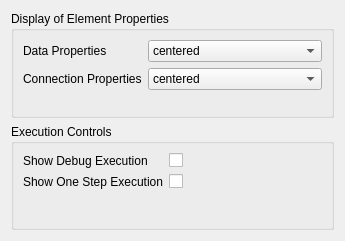
<?xml version="1.0" encoding="UTF-8"?>
<ui version="4.0">
 <class>ConfigureDefaultProperties</class>
 <widget class="QWidget" name="ConfigureDefaultProperties">
  <property name="geometry">
   <rect>
    <x>0</x>
    <y>0</y>
    <width>345</width>
    <height>241</height>
   </rect>
  </property>
  <layout class="QVBoxLayout" name="verticalLayout">
   <item>
    <widget class="QGroupBox" name="groupBox">
     <property name="title">
      <string>Display of Element Properties</string>
     </property>
     <layout class="QFormLayout" name="formLayout_3">
      <property name="fieldGrowthPolicy">
       <enum>QFormLayout::AllNonFixedFieldsGrow</enum>
      </property>
      <item row="0" column="0">
       <widget class="QLabel" name="nodeInformationLabel">
        <property name="text">
         <string>Data Properties</string>
        </property>
       </widget>
      </item>
      <item row="0" column="1">
       <widget class="KComboBox" name="nodeInformationComboBox">
        <item>
         <property name="text">
          <string>centered</string>
         </property>
        </item>
        <item>
         <property name="text">
          <string>below</string>
         </property>
        </item>
        <item>
         <property name="text">
          <string>above</string>
         </property>
        </item>
       </widget>
      </item>
      <item row="1" column="0">
       <widget class="QLabel" name="edgeInformationLabel">
        <property name="text">
         <string>Connection Properties</string>
        </property>
       </widget>
      </item>
      <item row="1" column="1">
       <widget class="KComboBox" name="edgeInformationComboBox">
        <item>
         <property name="text">
          <string>centered</string>
         </property>
        </item>
        <item>
         <property name="text">
          <string>below</string>
         </property>
        </item>
        <item>
         <property name="text">
          <string>above</string>
         </property>
        </item>
       </widget>
      </item>
     </layout>
    </widget>
   </item>
   <item>
    <widget class="QGroupBox" name="groupBox_2">
     <property name="title">
      <string>Execution Controls</string>
     </property>
     <layout class="QFormLayout" name="formLayout_4">
      <property name="fieldGrowthPolicy">
       <enum>QFormLayout::ExpandingFieldsGrow</enum>
      </property>
      <item row="0" column="0">
       <widget class="QLabel" name="showDebugExecutionLabel">
        <property name="text">
         <string>Show Debug Execution</string>
        </property>
       </widget>
      </item>
      <item row="0" column="1">
       <widget class="QCheckBox" name="showDebugExecutionCheckBox"/>
      </item>
      <item row="1" column="0">
       <widget class="QLabel" name="showOneStepExecutionLabel">
        <property name="text">
         <string>Show One Step Execution</string>
        </property>
       </widget>
      </item>
      <item row="1" column="1">
       <widget class="QCheckBox" name="showOneStepExecutionCheckBox"/>
      </item>
     </layout>
    </widget>
   </item>
  </layout>
 </widget>
 <customwidgets>
  <customwidget>
   <class>KComboBox</class>
   <extends>QComboBox</extends>
   <header>kcombobox.h</header>
  </customwidget>
 </customwidgets>
 <resources/>
 <connections>
  <connection>
   <sender>nodeInformationComboBox</sender>
   <signal>currentIndexChanged(int)</signal>
   <receiver>ConfigureDefaultProperties</receiver>
   <slot>setDisplayPositionNode(int)</slot>
   <hints>
    <hint type="sourcelabel">
     <x>267</x>
     <y>118</y>
    </hint>
    <hint type="destinationlabel">
     <x>403</x>
     <y>63</y>
    </hint>
   </hints>
  </connection>
  <connection>
   <sender>edgeInformationComboBox</sender>
   <signal>currentIndexChanged(int)</signal>
   <receiver>ConfigureDefaultProperties</receiver>
   <slot>setDisplayPositionEdge(int)</slot>
   <hints>
    <hint type="sourcelabel">
     <x>267</x>
     <y>145</y>
    </hint>
    <hint type="destinationlabel">
     <x>419</x>
     <y>85</y>
    </hint>
   </hints>
  </connection>
  <connection>
   <sender>showDebugExecutionCheckBox</sender>
   <signal>toggled(bool)</signal>
   <receiver>ConfigureDefaultProperties</receiver>
   <slot>setExecutionModeDebugVisible(bool)</slot>
   <hints>
    <hint type="sourcelabel">
     <x>187</x>
     <y>162</y>
    </hint>
    <hint type="destinationlabel">
     <x>172</x>
     <y>120</y>
    </hint>
   </hints>
  </connection>
  <connection>
   <sender>showOneStepExecutionCheckBox</sender>
   <signal>toggled(bool)</signal>
   <receiver>ConfigureDefaultProperties</receiver>
   <slot>setExecutionModeOneStepVisible(bool)</slot>
   <hints>
    <hint type="sourcelabel">
     <x>187</x>
     <y>187</y>
    </hint>
    <hint type="destinationlabel">
     <x>172</x>
     <y>120</y>
    </hint>
   </hints>
  </connection>
 </connections>
 <slots>
  <slot>setDisplayPositionNode(int)</slot>
  <slot>setDisplayPositionEdge(int)</slot>
 </slots>
</ui>
